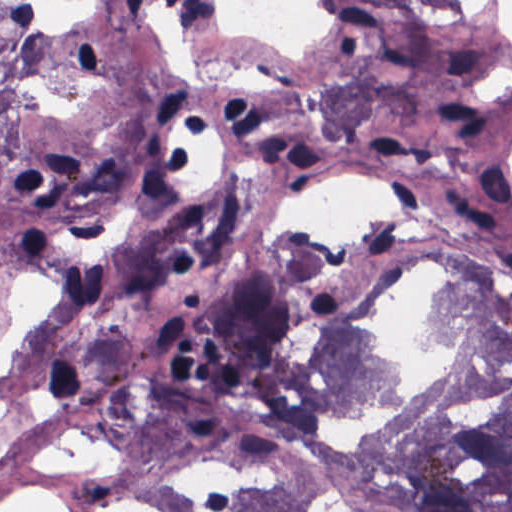
#> input picture data/tissue_images/Human_AdrenalGland_01.tif, 512 x 512 px; its folder holds only this picture in this run
$ jupyter execute --allow-errors 01-Data_Inspection.ipynb   (shell and % lines are left out)
#> lines starting #> are read from the running program, lines starting #| are printed output that depends on the picture
# Data Inspection

This notebook aims at having a first look at the data, trying to understand the data structure, and identifying potential biases in the provided dataset.

[cell 1]
# Libraries imported in alphabetical order


from pathlib import Path # Loop over folder structures
from PIL import Image # Load image data
from skimage.measure import label # Find clusters in the label data
from tqdm.notebook import tqdm # Access to a progressbar

# Import standard data science libraries
import matplotlib.pyplot as plt
import numpy as np
import pandas as pd

[cell 2]
# First, rename mask folder to remove spaces

[cell 3]
# Set root paths of provided image data
root_path = Path("data/tissue_images/")

### Helper function to handle file paths of image and label data

Dealing with multiple path variables can be confusing. Therefore, I generate a help function to convert img paths in label paths

[cell 4]
def change_img_to_label_path(path, fol_pre = 'tissue_images', fol_post = 'mask_binary', suf_pre = 'tif', suf_post = 'png'):
    """
    Helper function to rename img paths to match label paths
    """

    parts = list(path.parts)  # get all directories within the path
    parts[parts.index(fol_pre)] = fol_post  # Replace tissue_images with mask_binary

    # Get Filename of Path by string splitting the last entry
    filename = parts[-1].split(".")
    # Replace Filename Suffix
    filename[filename.index(suf_pre)] = suf_post

    #Put Together all parts to create the list new_path, pointing to the label directory
    new_path = parts[:-1] + [str(filename[0]) + "." + str(filename[1])]

    return Path(*new_path)  # Combine list back into a Path object

For future use, this function will be stored for future use in functions.py

### Load and display an exemplary dataset

Generate and check img and label path variables

[cell 5]
sample_path = list(root_path.glob("Human_*"))[0]  # Choose the first entry as an exemplary sample
sample_path_label = change_img_to_label_path(sample_path) # Convert path to label path

print(sample_path)
print(sample_path_label)

Look at img and label dimensions

[cell 6]
# Load the image files with PIL and convert the to numpy arrays
img = np.asarray(Image.open(sample_path))
#> img is the input picture: shape (512, 512, 3); mean R, G, B 154.5, 122.7, 158.2
mask = np.asarray(Image.open(sample_path_label))

print('Image Size = {} x {}'.format(img.shape[0], img.shape[1]))
#| Image Size = 512 x 512
print('Label Size = {} x {}'.format(mask.shape[0], mask.shape[1]))
#| Label Size = 512 x 512

Display the loaded image data, overlayed with nuclei labels

[cell 7]
# Extract individual masks using 'labels' from scikit-image
# I chose connectivity = 1 to count only directly connected masks
labeled_masks = label(mask, connectivity=1, background = 0)
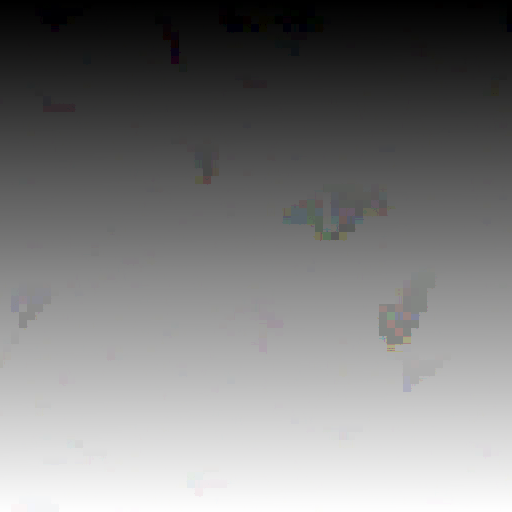
#> labeled_masks: shape (512, 512, 3) int64; mean R, G, B 305286.7, 305168.5, 305114.2; drawn with min black and max white

# scikit image label marks every nonzero cluster with a counting number.
# Therefore, to identify the number of nuclei, the amount of unique elements in 'labeled_masks' needs to be counted

# Generate Matplotlib Figure
plt.figure()
plt.title('Example img with {} identified nuclei'.format(len(np.unique(labeled_masks[labeled_masks > 0]))))
plt.imshow(img)
#> (the rest of this cell did not finish here and is left out)

Loop over all images, check if dimensions match, and check the tissue types

[cell 8]
all_files = list(root_path.glob("*tif"))  # Get paths to all subjects
print('Total {} images to check'.format(len(all_files)))

Loop over all subjects and save image metadata in pandas dataframe

[cell 9]
df = pd.DataFrame(columns=['Path',
                           'Tissue',
                           'Img Width',
                           'Img Height',
                           'Mask Width',
                           'Mask Height',
                           'Size Conflict',
                           'Img Max Val'])

# Loop over all img files
#> (the rest of this cell did not finish here and is left out)

Check dataframe structure

[cell 10]
df

No size conflicts identified!

Finally, check and count the provided tissue types. This way, we can identify potential sampling biases that would need to be counteracted by random weighted sampling during the training.

[cell 11]
print("Tissue Types: {}".format(df['Tissue'].unique()))

[cell 12]
df['Tissue'].value_counts()

It seems that there is no strong oversampling of one specific tissue type. Hence, we will not use weighted data loaders.

[cell 13]
print(img.shape)
#| (512, 512, 3)
img.mean(axis = (0,1))
img.std(axis = (0,1))
#> Out = [56.99, 63.45, 48.03]


$ run again, on data/tissue_images/Human_Larynx_02.tif
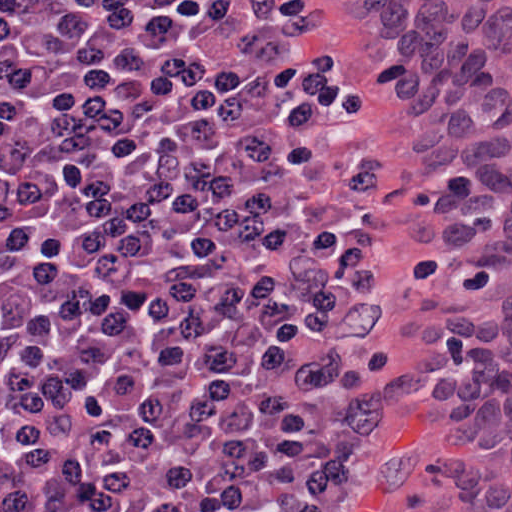
#> input picture data/tissue_images/Human_Larynx_02.tif, 512 x 512 px
#> img is the input picture: shape (512, 512, 3); mean R, G, B 151.8, 93.1, 139.8
#| Image Size = 512 x 512
#| Label Size = 512 x 512
#> `labeled_masks = label(mask, connectivity=1, background = 0)`:
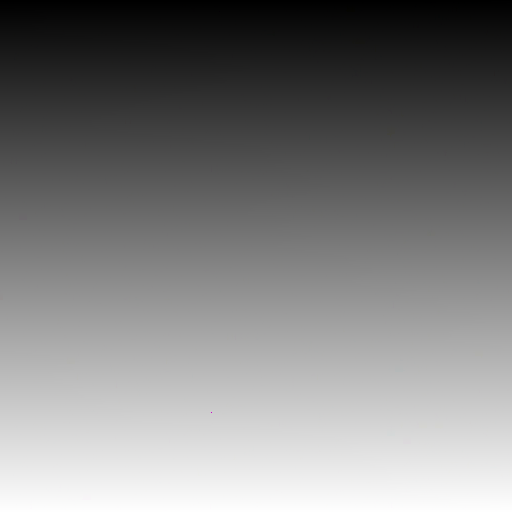
#> labeled_masks: shape (512, 512, 3) int64; mean R, G, B 357318.4, 357298.7, 357280.1; drawn with min black and max white
#| (512, 512, 3)
#> Out = [45.63, 40.45, 31.69]

$ run again, on data/tissue_images/Human_Larynx_03.tif
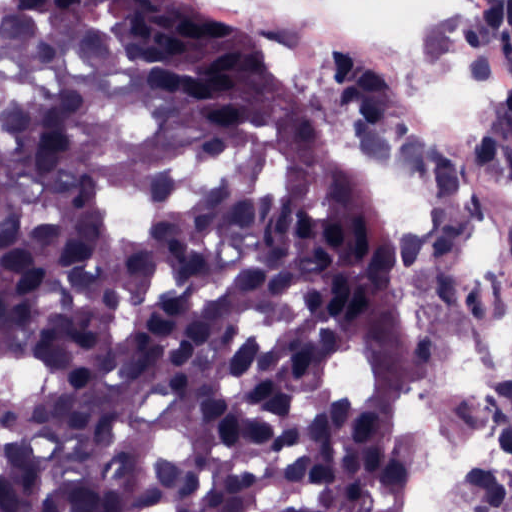
#> input picture data/tissue_images/Human_Larynx_03.tif, 512 x 512 px
#> img is the input picture: shape (512, 512, 3); mean R, G, B 135.8, 104.5, 143.1
#| Image Size = 512 x 512
#| Label Size = 512 x 512
#> `labeled_masks = label(mask, connectivity=1, background = 0)`:
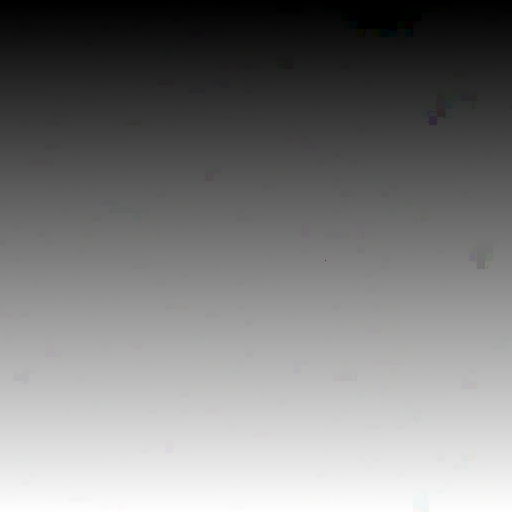
#> labeled_masks: shape (512, 512, 3) int64; mean R, G, B 310789, 310721.1, 310740.6; drawn with min black and max white
#| (512, 512, 3)
#> Out = [62.58, 69.84, 54.71]

$ run again, on data/tissue_images/Human_LymphNodes_01.tif
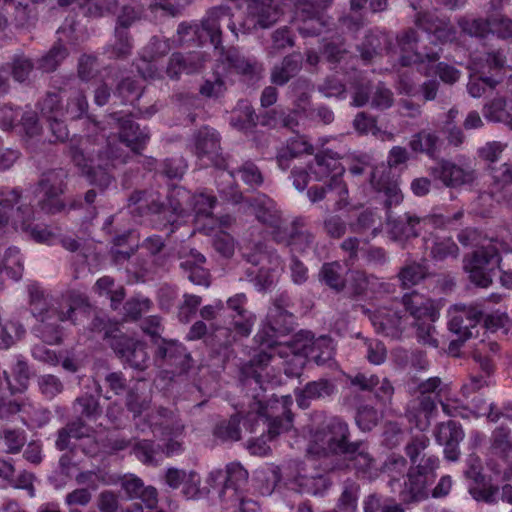
#> input picture data/tissue_images/Human_LymphNodes_01.tif, 512 x 512 px
#> img is the input picture: shape (512, 512, 3); mean R, G, B 125.8, 73.1, 123.5
#| Image Size = 512 x 512
#| Label Size = 512 x 512
#> `labeled_masks = label(mask, connectivity=1, background = 0)`:
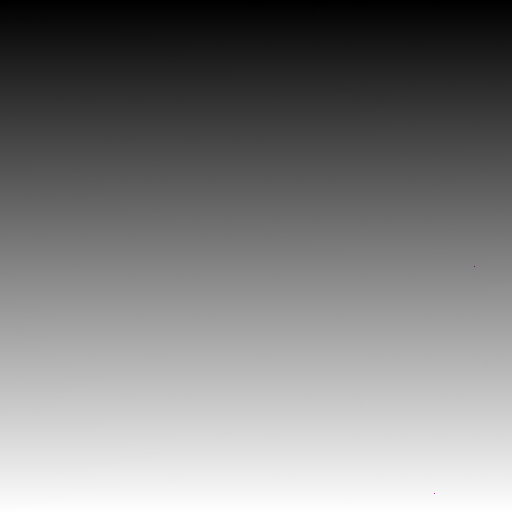
#> labeled_masks: shape (512, 512, 3) int64; mean R, G, B 353043.5, 353014.1, 353026.1; drawn with min black and max white
#| (512, 512, 3)
#> Out = [39.73, 37.86, 31.95]

$ run again, on data/tissue_images/Human_AdrenalGland_02.tif
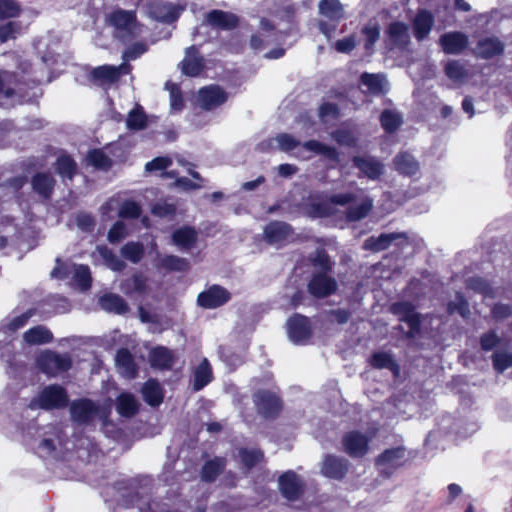
#> input picture data/tissue_images/Human_AdrenalGland_02.tif, 512 x 512 px
#> img is the input picture: shape (512, 512, 3); mean R, G, B 156.9, 134.5, 171.6
#| Image Size = 512 x 512
#| Label Size = 512 x 512
#> `labeled_masks = label(mask, connectivity=1, background = 0)`:
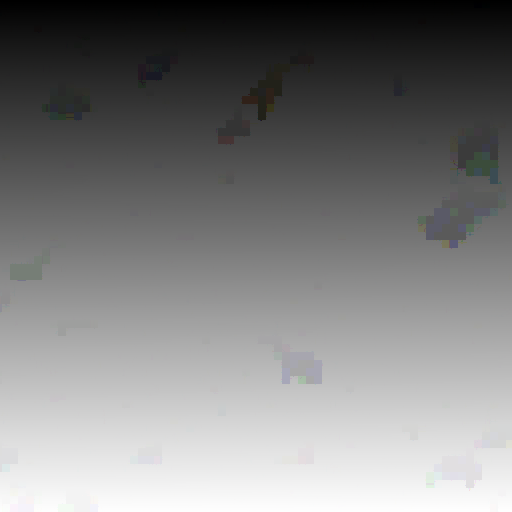
#> labeled_masks: shape (512, 512, 3) int64; mean R, G, B 317862.2, 318081.4, 318005.7; drawn with min black and max white
#| (512, 512, 3)
#> Out = [53.5, 60.08, 43.72]
